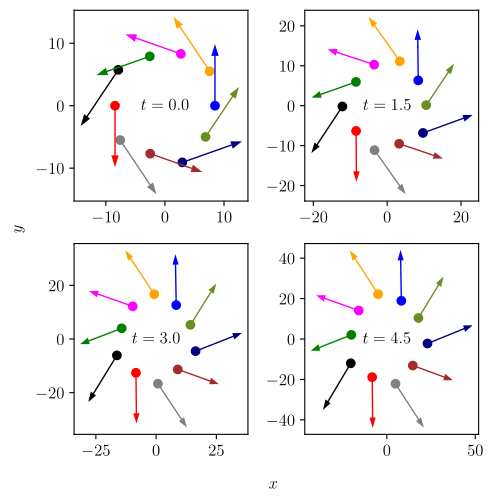

The Python source for this figure:
# Package imports
import matplotlib
matplotlib.rcParams['pgf.texsystem'] = 'pdflatex'
matplotlib.rcParams.update({
	'font.family': 'serif', 'font.size': 12,
	'axes.labelsize': 10,
	'axes.titlesize': 12,
	'figure.titlesize': 16
})
matplotlib.rcParams['text.usetex'] = True

import matplotlib.pyplot as plt
import ndxl
import numpy as np


# Functions
def drdt(body, state, t, m):
	# Extract parameters
	G = body.network.params[0]
	u = state[0, :]
	v = state[1, :]

	# Compute force sum in both dimensions
	F_sum = np.zeros(2, dtype=float)
	for bod in body.network.vertices:
		if bod != body:
			r_diff = u - bod.state[0, :]
			F_sum += (bod.params[0] * r_diff / (np.linalg.norm(r_diff)**3))

	# Return derivatives, preserve state shape
	du = v
	dv = -G * F_sum
	return np.array([du, dv])


# Network
N = 10
t_stops = [1.5, 3.]
nwk = ndxl.create_network((1., [], []))
for i in range(N):
	dist = np.random.uniform(8., 10.)
	ang = 0.2 * i * np.pi
	pos = [dist * np.cos(ang), dist * np.sin(ang)]
	vel = [0.5 * dist * np.cos(ang + 0.5 * np.pi), 0.5 * dist * np.sin(ang + 0.5 * np.pi)]
	nwk.create_vertex([pos, vel], dynamics=drdt, args=1.)

def cb(net, t, G, t_eval, r_eval):
	global N, t_stops
	if np.isclose(t % 1.5, 0.):
		t_eval.append(t)
		r_eval.append([v.state.copy() for v in net.vertices])

nwk.simulate(4.5, tstops=t_stops, cb=cb)
r_eval = np.array(nwk.params[2])


# Plotting
cols = ["blue", "orange", "magenta", "green", "black", "red", "grey", "brown", "navy", "olivedrab"]
fig, ax = plt.subplots(2, 2, figsize=(5, 5))
for i in range(4):
	x = r_eval[i, :, 0, 0]
	y = r_eval[i, :, 0, 1]
	xv = r_eval[i, :, 1, 0]
	yv = r_eval[i, :, 1, 1]
	for j in range(N):
		ax[i // 2][i % 2].scatter(x[j], y[j], c=cols[j])
	xl = ax[i // 2][i % 2].get_xlim()
	yl = ax[i // 2][i % 2].get_ylim()
	for j in range(N):
		ax[i // 2][i % 2].arrow(x[j], y[j], 0.1 * (xl[1] - xl[0]) * xv[j], 0.1 * (yl[1] - yl[0]) * yv[j], head_width=0.05 * (xl[1] - xl[0]), color=cols[j])
	ax[i // 2][i % 2].text(0., 0., "$t=" + str(i * 1.5) + "$", ha='center', va='center')

bbox_coords = [a.get_position() for a in ax.flat]
x0 = min(b.x0 for b in bbox_coords)
x1 = max(b.x1 for b in bbox_coords)
y0 = min(b.y0 for b in bbox_coords)
y1 = max(b.y1 for b in bbox_coords)

fig.tight_layout(rect=[0.03, 0.03, 0.999, 0.999])
fig.text(0.5 * (x0 + x1) + 0.03, y0 - 0.08, "$x$", ha='center', va='top', fontsize=12)
fig.text(x0 - 0.08, 0.5 * (y0 + y1) + 0.03, "$y$", ha='right', va='center', rotation='vertical', fontsize=12)
fig.savefig("nbody.pdf", bbox_inches='tight')
